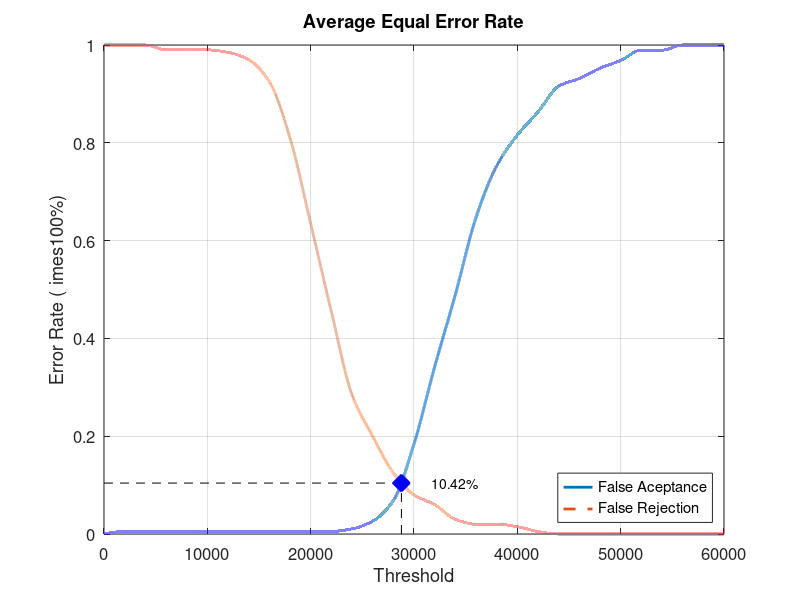
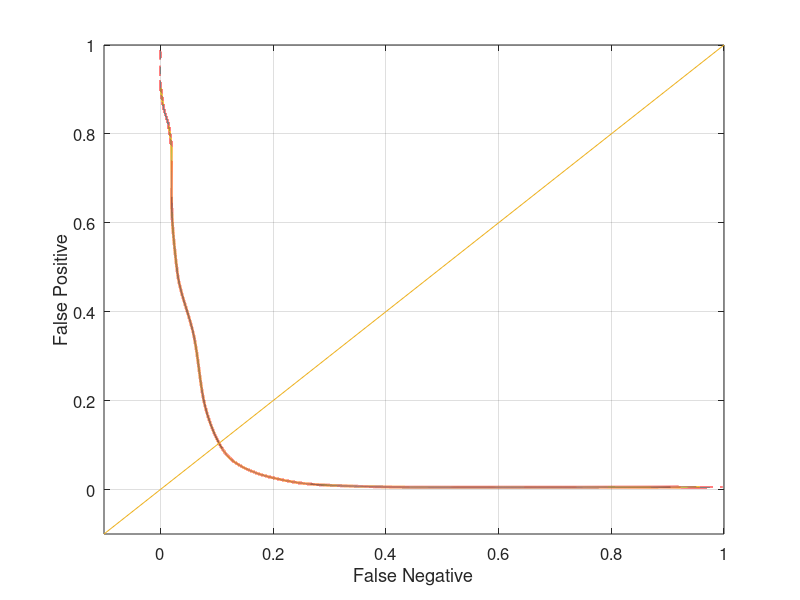

These figures' MATLAB source, in order:
close all;
clear;
clc;
x = 0:2000:60000;
xq = 0:0.5:60000;

y0 = [0 0.00526316 0.00526316 0.00526316 0.00526316 0.00526316 0.00526316 0.00526316 0.00526316 0.00526316 0.00526316 0.00526316 0.0105263 0.0263158 0.0684211 0.184211 0.342105 0.489474 0.647368 0.752632 0.815789 0.863158 0.915789 0.931579 0.952632 0.968421 0.989474 0.989474 1 1 1]
yy0 = interp1(x, y0, xq, 'pchip');
y1 = [1 1 1 0.99 0.99 0.99 0.985 0.97 0.925 0.81 0.635 0.455 0.285 0.2 0.125 0.08 0.06 0.03 0.02 0.02 0.015 0.005 0 0 0 0 0 0 0 0 0]
yy1 = interp1(x, y1, xq, 'pchip');

% Calculating EER: 
y2 = abs(y0 - y1);
find(y2 == min(y2))
yy2 = abs(yy0 - yy1);
xEER = find(yy2 == min(yy2));
xEERIndex = xq(xEER) % X-axis EER
yEER = yy0(xEER) % Y-axis EER

main = figure
plot(xq, yy0,'-','LineWidth', 2);	hold on
plot(xq, yy1,'--','LineWidth', 2);	hold on
plot([xEERIndex xEERIndex], [0 yEER], 'k--');	hold on
plot([0 xEERIndex], [yEER yEER], 'k--');	hold on
plot(xEERIndex, yEER, 'bx', 'LineWidth', 10);	hold on
text(xEERIndex + 10 * xEERIndex / 100, yEER, [num2str(round((10000 * yEER)) / 100) '%'])
legend('False Aceptance', 'False Rejection', 'Location', 'SouthEast')
xlabel('Threshold')
ylabel('Error Rate (	imes100%)')
title('Average Equal Error Rate')
set(gca, 'FontSize', 12)
axis([0 60000 0 1])
grid on

print(main, 'Database5_3Main', '-dpng');
FNRxFPR = figure('Color', [1 1 1]);
plot(yy1, yy0, '-', yy1, yy0, 'LineWidth', 2);
hold on
y = -0.1:0.1:1
plot(y, y); 
set(gca, 'FontSize', 12)
xlabel('False Negative')
ylabel('False Positive')
axis([-0.1 1 -0.1 1])
set(gca, 'FontSize', 12)
grid on

print(FNRxFPR, 'Database5_3FNRxFPR','-dpng');
